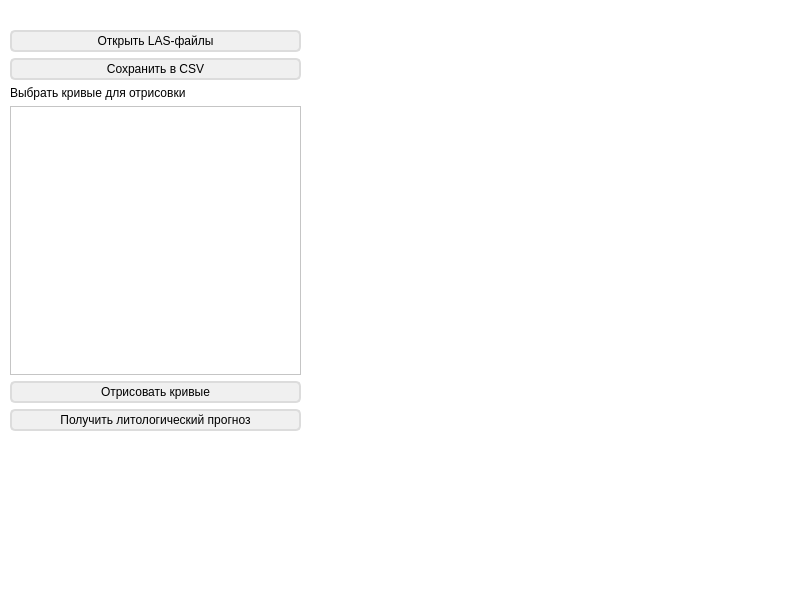
<?xml version="1.0" encoding="UTF-8"?>
<ui version="4.0">
 <class>MainWindow</class>
 <widget class="QMainWindow" name="MainWindow">
  <property name="geometry">
   <rect>
    <x>0</x>
    <y>0</y>
    <width>800</width>
    <height>600</height>
   </rect>
  </property>
  <property name="windowTitle">
   <string>GeoLogML</string>
  </property>
  <property name="styleSheet">
   <string notr="true">  background-color: #ffffff;  </string>
  </property>
  <widget class="QWidget" name="centralwidget">
   <widget class="QWidget" name="widget" native="true">
    <property name="geometry">
     <rect>
      <x>300</x>
      <y>10</y>
      <width>481</width>
      <height>401</height>
     </rect>
    </property>
   </widget>
   <widget class="QWidget" name="layoutWidget">
    <property name="geometry">
     <rect>
      <x>10</x>
      <y>30</y>
      <width>291</width>
      <height>401</height>
     </rect>
    </property>
    <layout class="QVBoxLayout" name="verticalLayout_2">
     <item>
      <layout class="QVBoxLayout" name="verticalLayout">
       <item>
        <layout class="QHBoxLayout" name="horizontalLayout">
         <item>
          <widget class="QPushButton" name="pushButton">
           <property name="styleSheet">
            <string notr="true">QPushButton {
    background-color: #f0f0f0;  
    border: 2px solid #dcdcdc; 
    border-radius: 5px;      
    padding: 2px;
}
QPushButton:hover {
    background-color: #e8e8e8;
}
</string>
           </property>
           <property name="text">
            <string>Открыть LAS-файлы</string>
           </property>
          </widget>
         </item>
        </layout>
       </item>
       <item>
        <layout class="QHBoxLayout" name="horizontalLayout_2">
         <item>
          <widget class="QPushButton" name="pushButton_2">
           <property name="styleSheet">
            <string notr="true">QPushButton {
    background-color: #f0f0f0;  
    border: 2px solid #dcdcdc; 
    border-radius: 5px;      
    padding: 2px;
}
QPushButton:hover {
    background-color: #e8e8e8;
}
</string>
           </property>
           <property name="text">
            <string>Сохранить в CSV</string>
           </property>
          </widget>
         </item>
        </layout>
       </item>
      </layout>
     </item>
     <item>
      <widget class="QLabel" name="label_3">
       <property name="text">
        <string>Выбрать кривые для отрисовки</string>
       </property>
      </widget>
     </item>
     <item>
      <widget class="QScrollArea" name="scrollArea">
       <property name="widgetResizable">
        <bool>true</bool>
       </property>
       <widget class="QWidget" name="scrollAreaWidgetContents">
        <property name="geometry">
         <rect>
          <x>0</x>
          <y>0</y>
          <width>287</width>
          <height>249</height>
         </rect>
        </property>
       </widget>
      </widget>
     </item>
     <item>
      <widget class="QPushButton" name="pushButton_3">
       <property name="styleSheet">
        <string notr="true">QPushButton {
    background-color: #f0f0f0;  
    border: 2px solid #dcdcdc; 
    border-radius: 5px;      
    padding: 2px;
}
QPushButton:hover {
    background-color: #e8e8e8;
}
</string>
       </property>
       <property name="text">
        <string>Отрисовать кривые</string>
       </property>
      </widget>
     </item>
     <item>
      <widget class="QPushButton" name="pushButton_4">
       <property name="styleSheet">
        <string notr="true">QPushButton {
    background-color: #f0f0f0;  
    border: 2px solid #dcdcdc; 
    border-radius: 5px;      
    padding: 2px;
}
QPushButton:hover {
    background-color: #e8e8e8;
}
</string>
       </property>
       <property name="text">
        <string>Получить литологический прогноз</string>
       </property>
      </widget>
     </item>
    </layout>
   </widget>
  </widget>
  <widget class="QMenuBar" name="menubar">
   <property name="geometry">
    <rect>
     <x>0</x>
     <y>0</y>
     <width>800</width>
     <height>22</height>
    </rect>
   </property>
  </widget>
  <widget class="QStatusBar" name="statusbar"/>
 </widget>
 <resources/>
 <connections/>
</ui>
